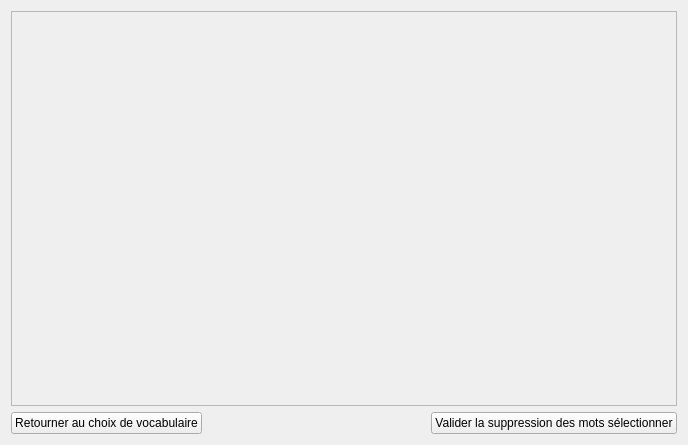
<?xml version="1.0" encoding="UTF-8"?>
<ui version="4.0">
 <class>RemoveWord</class>
 <widget class="QWidget" name="RemoveWord">
  <property name="geometry">
   <rect>
    <x>0</x>
    <y>0</y>
    <width>688</width>
    <height>445</height>
   </rect>
  </property>
  <property name="windowTitle">
   <string>Form</string>
  </property>
  <layout class="QVBoxLayout" name="verticalLayout">
   <item>
    <widget class="QScrollArea" name="scrollArea">
     <property name="widgetResizable">
      <bool>true</bool>
     </property>
     <widget class="QWidget" name="scrollAreaWidgetContents">
      <property name="geometry">
       <rect>
        <x>0</x>
        <y>0</y>
        <width>668</width>
        <height>392</height>
       </rect>
      </property>
      <layout class="QVBoxLayout" name="verticalLayout_2">
       <item>
        <widget class="QWidget" name="widget" native="true"/>
       </item>
      </layout>
     </widget>
    </widget>
   </item>
   <item>
    <layout class="QHBoxLayout" name="horizontalLayout">
     <item>
      <widget class="QPushButton" name="pushButton">
       <property name="text">
        <string>Retourner au choix de vocabulaire</string>
       </property>
      </widget>
     </item>
     <item>
      <spacer name="horizontalSpacer">
       <property name="orientation">
        <enum>Qt::Horizontal</enum>
       </property>
       <property name="sizeHint" stdset="0">
        <size>
         <width>40</width>
         <height>20</height>
        </size>
       </property>
      </spacer>
     </item>
     <item>
      <widget class="QPushButton" name="validRemoveButton">
       <property name="text">
        <string>Valider la suppression des mots sélectionner</string>
       </property>
      </widget>
     </item>
    </layout>
   </item>
  </layout>
 </widget>
 <resources/>
 <connections/>
</ui>
